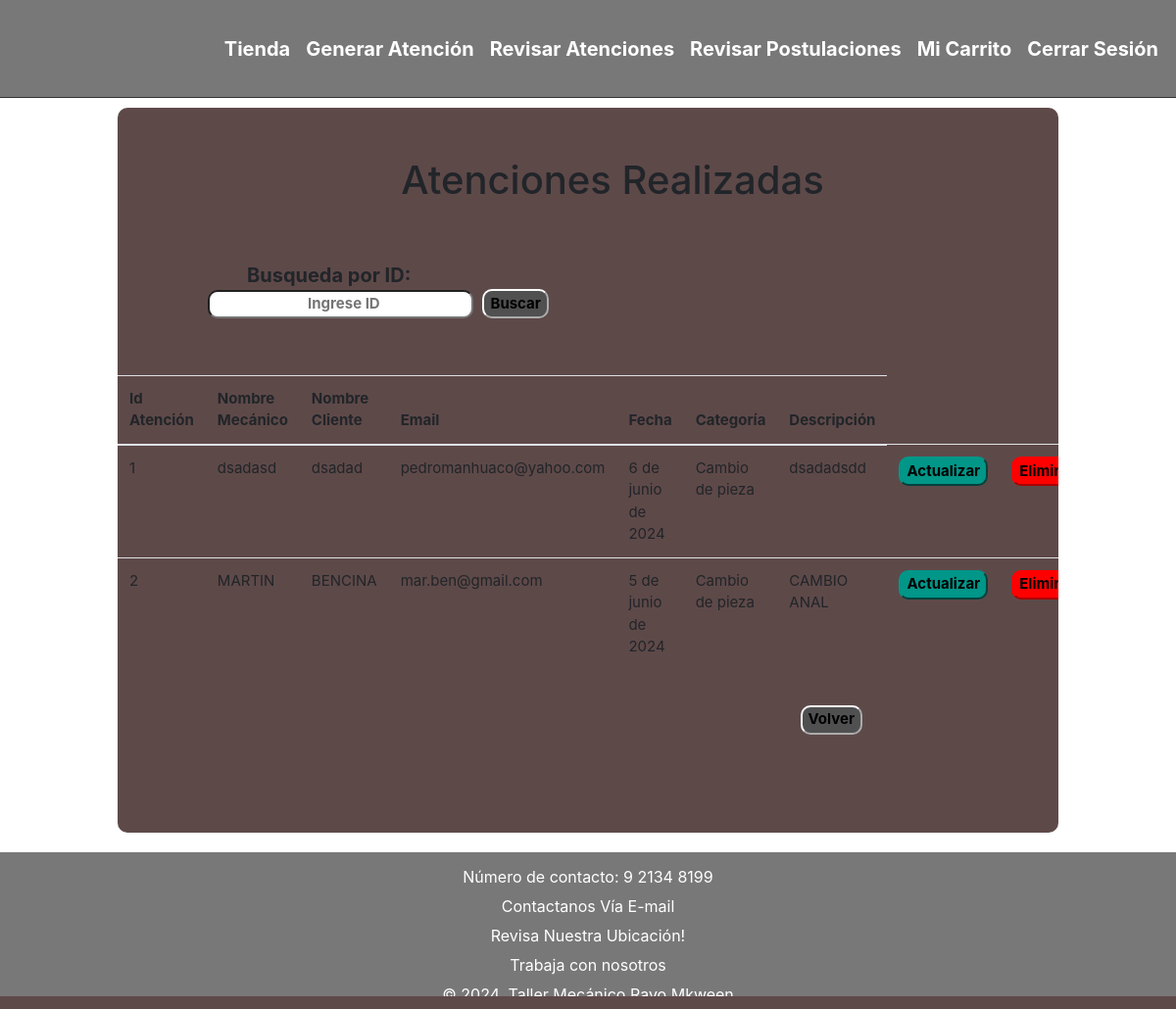
Before: /rev-atenciones/ with the older database file.
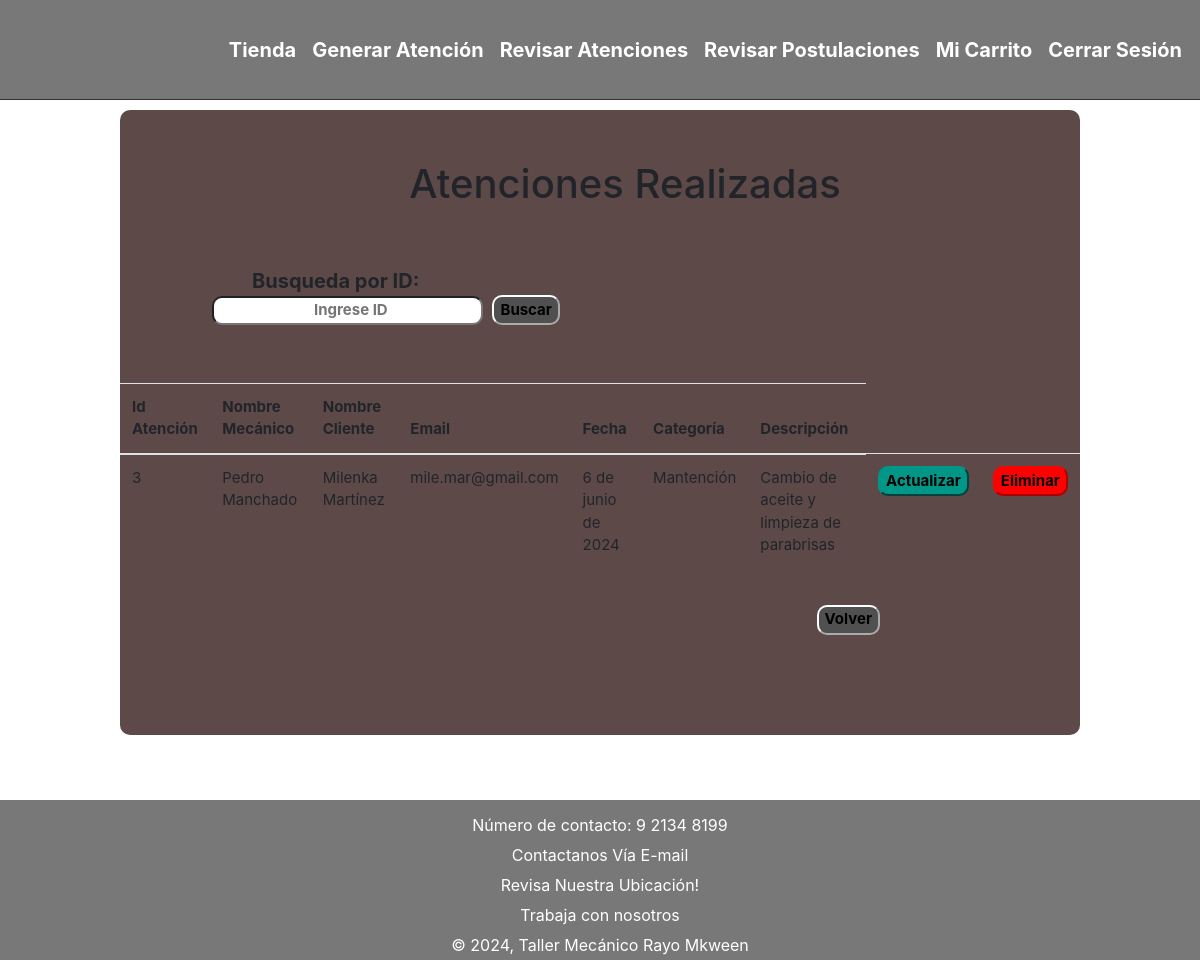
After: the same page with the newer database file.
### app/models.py (models this page shows, shortened)
class atencion(models.Model):
    id_atencion = models.AutoField(db_column='id_atencion', primary_key=True)
    nom_mecanico = models.CharField(max_length=50)
    nom_cliente = models.CharField(max_length=50)
    email = models.EmailField(max_length=100, blank=True, null=False)
    fecha_atencion = models.DateField()
    categoria = models.IntegerField(choices=categoria_opc, default=0)
    descripcion = models.TextField()

### app/views.py (the view)
# urls.py: path('rev-atenciones/', views.rev_atenciones, name="rev_atenciones"),
def rev_atenciones(request):
    atenciones = atencion.objects.all()
    return render(request,'app/rev-atenciones.html',{'atenciones' :atenciones})

### app/templates/app/rev-atenciones.html
{% extends "app/base.html" %}
{% load static %}
{% block css %}
<link rel="stylesheet" href="https://stackpath.bootstrapcdn.com/bootstrap/4.5.2/css/bootstrap.min.css">
<link rel="stylesheet" href="{% static 'app/css/rev-atenciones/styles.css' %}">
{% endblock %}
{% block contenido %}
<div class="bloque">
    <div class="atencion">
        <h1 class="text-center">Atenciones Realizadas</h1>
        <label id="id-search"> Busqueda por ID:
            <input id="id-search"  type="number" placeholder="Ingrese ID" minlength="4"></label>
        <button class="button-tabla-atenciones" id="search-button"> Buscar </button>
        <div class="tabla_atencion">
            <div class="tabla table-responsive">
                {% if atenciones %}
                <table class="table table-border">
                    <thead>
                        <tr>
                            <th scope="col">Id Atención</th>
                            <th scope="col">Nombre Mecánico</th>
                            <th scope="col">Nombre Cliente</th>
                            <th scope="col">Email</th>
                            <th scope="col">Fecha</th>
                            <th scope="col">Categoría</th>
                            <th scope="col">Descripción</th>
                        </tr>
                    </thead>
                    <tbody>
                        {% for x in atenciones %}
                        <tr>
                            <td>{{ x.id_atencion }}</td>
                            <td>{{ x.nom_mecanico }}</td>
                            <td>{{ x.nom_cliente }}</td>
                            <td>{{ x.email }}</td>
                            <td>{{ x.fecha_atencion }}</td>
                            <td>{{ x.get_categoria_display }}</td>
                            <td>{{ x.descripcion }}</td>
                            <td><a href="{% url 'actualizaratencion' x.id_atencion %}"><button class="button-tabla-atenciones" id="green"> Actualizar </button></a></td>
                            <td><a href="{% url 'eliminaratencion' x.id_atencion %}"><button class="button-tabla-atenciones" id="red"> Eliminar </button></a></td>
                        </tr>
                        {% endfor %}
                    </tbody>
                </table>
                {% else %}
                <h3>No hay historial de atenciones.</h3>
                {% endif %}
            </div>
        </div>
        <div class="boton">
            <a href="{% url 'main' %}"><button class="button-tabla-atenciones" id="gray"> Volver </button></a>
        </div>
    </div>
</div>
{% endblock %}

Changed rows visible on the page:
removed atencion: id_atencion "1", nom_mecanico "dsadasd", nom_cliente "dsadad", email "pedromanhuaco@yahoo.com", fecha_atencion "6 de junio de 2024", categoria "Cambio de pieza", descripcion "dsadadsdd"
removed atencion: id_atencion "2", nom_mecanico "MARTIN", nom_cliente "BENCINA", email "mar.ben@gmail.com", fecha_atencion "5 de junio de 2024", categoria "Cambio de pieza", descripcion "CAMBIO ANAL"
added atencion: id_atencion "3", nom_mecanico "Pedro Manchado", nom_cliente "Milenka Martínez", email "mile.mar@gmail.com", fecha_atencion "6 de junio de 2024", categoria "Mantención", descripcion "Cambio de aceite y limpieza de parabrisas"
